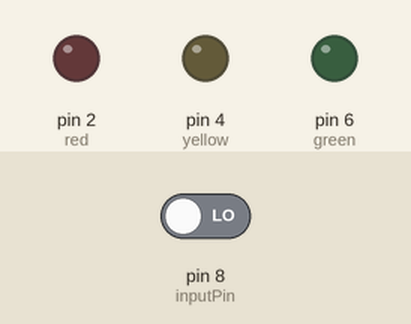
Bench run of a sketch on a simulated Arduino Uno, built with avr-gcc and run on an emulated ATmega328P. Shown: output pins drawn as LEDs (lit = HIGH). Dashed ring = blinking. The inputs (shaded band) are chosen by the test bench; at power-on: pin 8 (inputPin) LOW.

Above: at 1.2 s.
1.3 s: pin 8 (inputPin) driven HIGH
At 1.7 s:
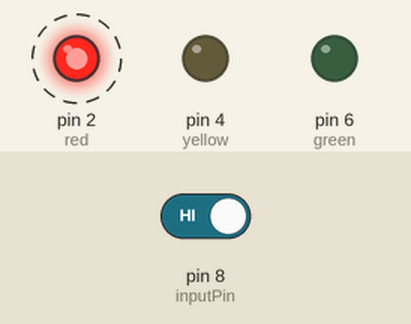
At 2.3 s:
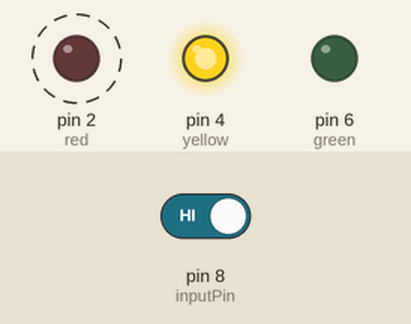
4.3 s: pin 8 (inputPin) driven LOW
At 4.7 s:
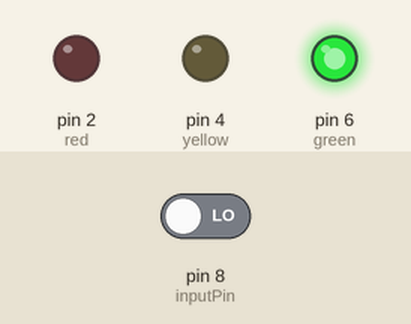
Timing chart, 0 to 7.3 s (numbered marks = the images above; inputs shaded):
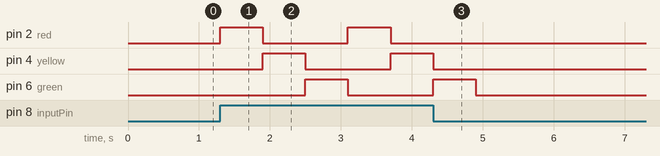

The sketch:

Traffic_light_sequence_with-button.ino
```cpp
/* traffic light sequence is controlled by button  */

// C++ code
int red =2;
int yellow =4;
int green =6;
int inputPin= 8;
  void traffictLightSequenceOff(){
  		digitalWrite(red, LOW);
      	digitalWrite(yellow, LOW);
        digitalWrite(green,LOW);
}
void traffictLightSequence(){
		digitalWrite(red,HIGH);
  		digitalWrite(yellow, LOW);
      	digitalWrite(green, LOW);
     delay(600);
  		digitalWrite(yellow, HIGH);
 	 	digitalWrite(green, LOW);
      	digitalWrite(red,LOW);
      delay(600);
  		digitalWrite(green, HIGH);
       	digitalWrite(yellow, LOW);
      	digitalWrite(red,LOW);

      delay(600);
}

void setup()
{
  pinMode(red, OUTPUT);
  pinMode(yellow, OUTPUT);
  pinMode(green, OUTPUT);
  pinMode(inputPin,INPUT);
}


void loop()
{
    if(digitalRead(inputPin)== HIGH){
      traffictLightSequence();
    }
  else{ traffictLightSequenceOff();
      }
}
       
```

Measured:
- after the input at 1.3 s, pin 2 (red): alternates HIGH for 0.60 s and LOW for 1.2 s, starting at once; pin 4 (yellow): LOW → HIGH after 0.60 s, → LOW 0.60 s later, → HIGH 1.2 s later; pin 6 (green): LOW → HIGH after 1.2 s, → LOW 0.60 s later
- after the input at 4.3 s, pin 2 (red): stops changing and stays LOW; pin 4 (yellow): goes on until 4.3 s, then stays LOW; pin 6 (green): goes on until 4.9 s, then stays LOW
